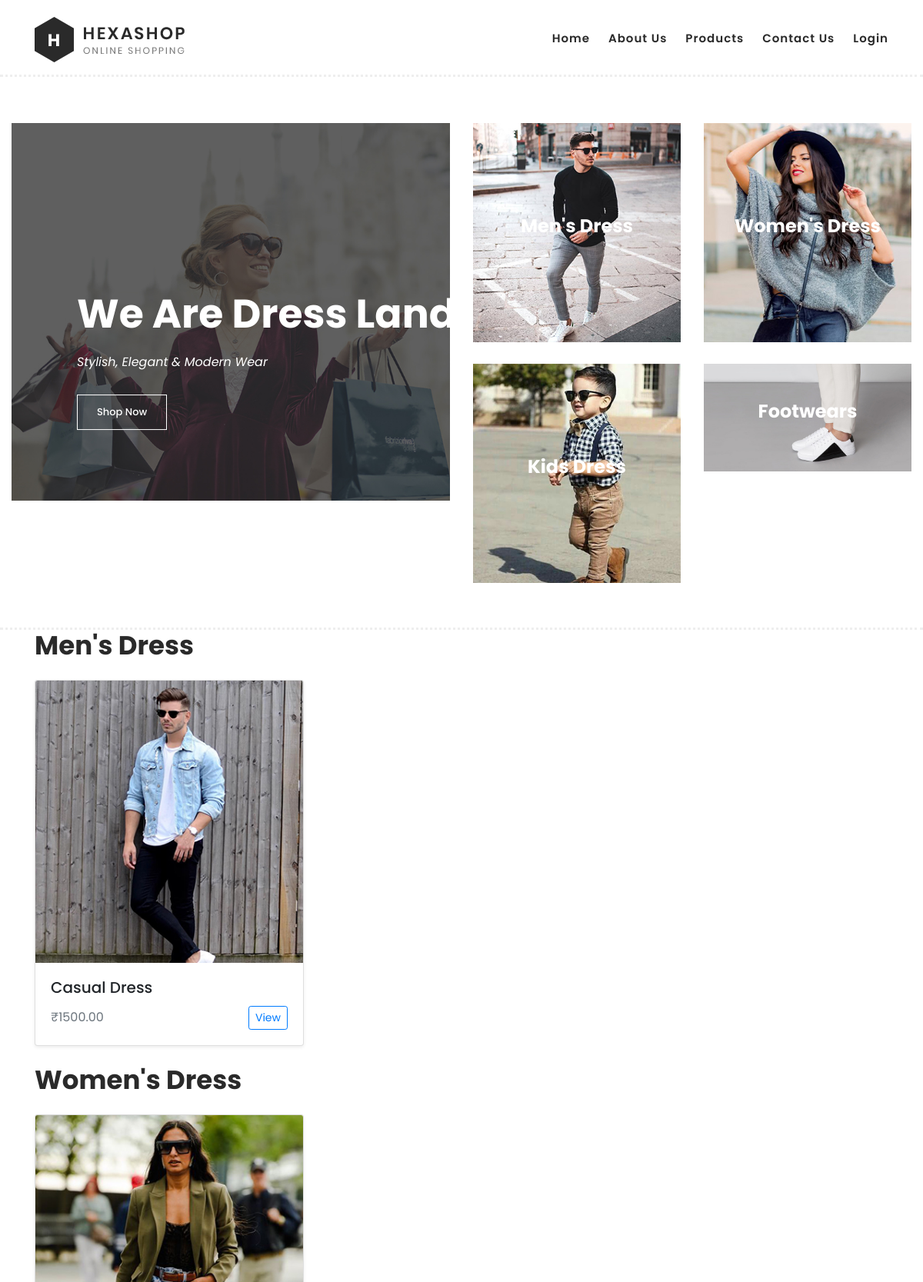
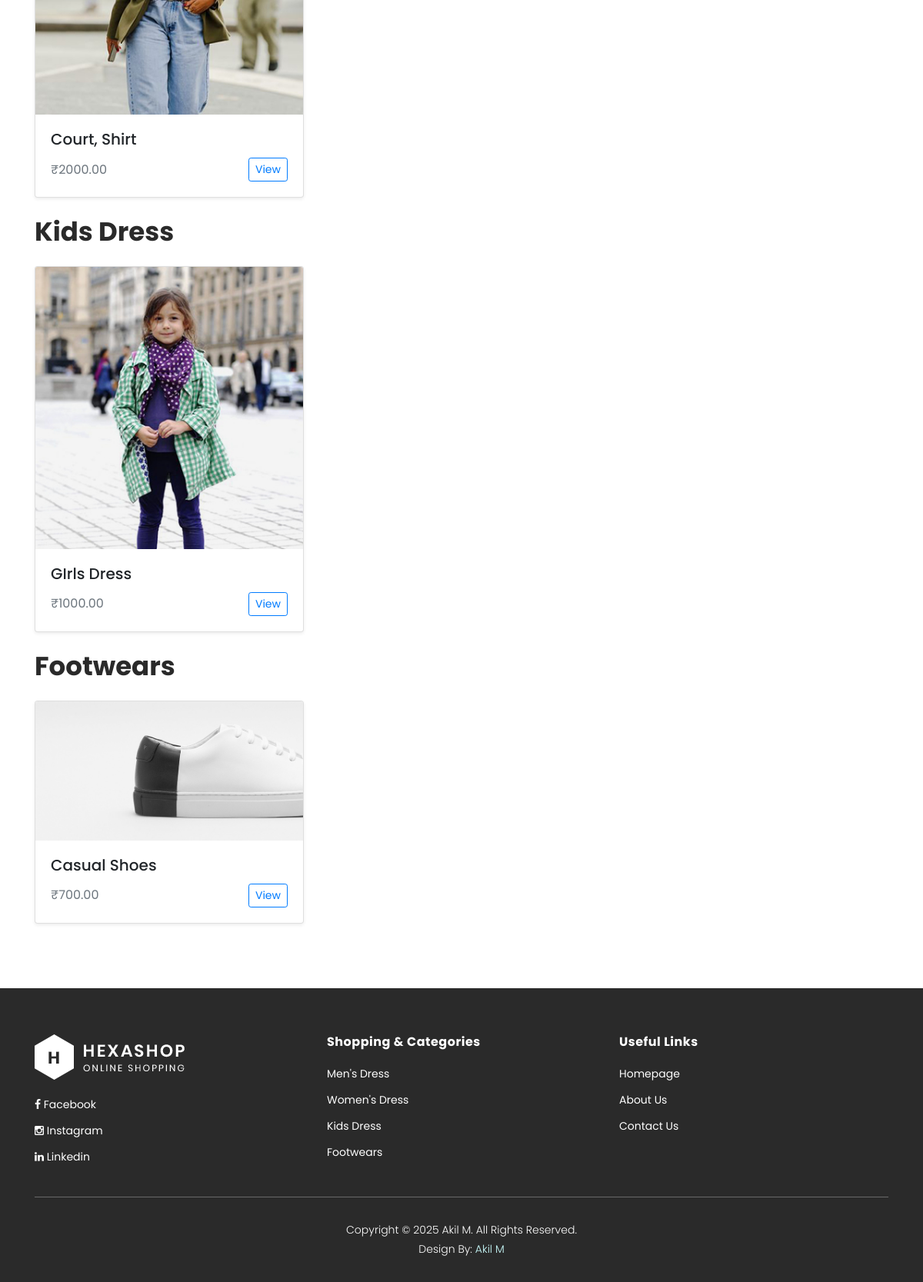
The page / on the database its author committed (2 pictures, top to bottom).
### store/models.py (models this page shows, shortened)
class Category(models.Model):
    name = models.CharField(max_length=100)
    image = models.ImageField(upload_to='category_images/', blank=True, null=True)  # Optional image

class Dress(models.Model):
    subcategory = models.ForeignKey(SubCategory, on_delete=models.CASCADE, default=1)  # ✅ Requires SubCategory with id=1
    name = models.CharField(max_length=200)
    description = models.TextField()
    price = models.DecimalField(max_digits=10, decimal_places=2)
    image = models.ImageField(upload_to='dresses/')  # Required

### store/views.py (the view)
# urls.py: path('', views.home, name='home'),
def home(request):
    categories = Category.objects.all()
    category_dresses = {}
    for category in categories:
        dresses = Dress.objects.filter(subcategory__category=category).order_by('-id')[:3]  # Newest 3 dresses
        category_dresses[category] = dresses
    return render(request, 'home.html', {
        'categories': categories,
        'category_dresses': category_dresses
    })

### store/context_processors.py (called while the page is built)
def categories_processor(request):
    return {
        'categories': Category.objects.order_by('-id')[:4]
    }

### store/templates/home.html (shortened to what this page needs)
{% load static %}
<!DOCTYPE html>
<html lang="en">
<head>
</head>
<body>
  {% include 'partials/header.html' %}
<div class="main-banner" id="top">
    <div class="container-fluid">
        <div class="row">
            <div class="col-lg-6">
                <div class="left-content">
                    <div class="thumb">
                        <div class="inner-content">
                            <h4>We Are Dress Land</h4>
                            <span>Stylish, Elegant & Modern Wear</span>
                            <div class="main-border-button">
                                <a href="{% url 'products' %}">Shop Now</a> </div>
                        </div>
                        <img src="{% static 'images/left-banner-image.jpg' %}" alt="Banner">
                    </div>
                </div>
            </div>
            <div class="col-lg-6">
                <div class="right-content">
                    <div class="row">
                    {% for category in categories %}
                        <div class="col-lg-6">
                            <div class="right-first-image">
                                <div class="thumb">
                                    <div class="inner-content">
                                        <h4>{{ category.name }}</h4>
                                    </div>
                                    {% if category.image %}
                                    <img src="{{ category.image.url }}" alt="{{ category.name }}">
                                    {% endif %}
                                </div>
                            </div>
                        </div>
                        {% endfor %}
                    </div>
                </div>
            </div>
        </div>
    </div>
</div>
{% for category, dresses in category_dresses.items %}
<section class="section">
        <div class="container">
            <div class="row">
                <div class="col-lg-6">
                    <div class="section-heading">
                        <h2>{{ category.name }}</h2>
                    </div>
                </div>
            </div>
        </div> <br>
    <div class="container">
        <div class="row">
            {% for dress in dresses %}
            <div class="col-md-4">
                <div class="card mb-4 shadow-sm">
                    {% if dress.image %}
                    <a href="{% url 'single_product' dress.id %}"><img src="{{ dress.image.url }}" class="card-img-top" alt="{{ dress.name }}"></a>
                    {% endif %}
                    <div class="card-body">
                        <h5 class="card-title">{{ dress.name }}</h5>
                        <div class="d-flex justify-content-between align-items-center">
                            <span class="text-muted">₹{{ dress.price }}</span>
                            <a href="{% url 'single_product' dress.id %}" class="btn btn-sm btn-outline-primary">View</a>
                        </div>
                    </div>
                </div>
            </div>
            {% endfor %}
        </div>
    </div>
</section>
{% endfor %}
{% include 'partials/footer.html' %}
</body>
</html>

### store/templates/partials/footer.html (shortened to what this page needs)
{% load static %}
<!DOCTYPE html>
<html lang="en">
<footer>
        <div class="container">
            <div class="row">
                <div class="col-lg-4">
                    <div class="first-item">
                        <div class="logo">
                            <img src="{% static 'images/white-logo.png' %}" alt="hexashop ecommerce templatemo">
                        </div>
                        <ul>
                            <li><a href="#"><i class="fa fa-facebook"></i> Facebook</a></li>
                            <li><a href="#"><i class="fa fa-instagram"></i> Instagram</a></li>
                            <li><a href="#"><i class="fa fa-linkedin"></i> Linkedin</a></li>
                        </ul>
                    </div>
                </div>
                <div class="col-lg-4">
                    <h4>Shopping &amp; Categories</h4>
                    {% for category in categories %}
                    <ul>
                        <li><a href="{% url 'category_detail' category.id %}">{{ category.name }}</a></li>
                    </ul>
                    {% endfor %}
                </div>
                <div class="col-lg-4">
                    <h4>Useful Links</h4>
                    <ul>
                        <li><a href="/">Homepage</a></li>
                        <li><a href="{% url 'about' %}">About Us</a></li>
                        <li><a href="{% url 'contact' %}">Contact Us</a></li>
                    </ul>
                </div>
                <div class="col-lg-12">
                    <div class="under-footer">
                        <p>Copyright © 2025 Akil M. All Rights Reserved.
                        <br>Design By: <a href="#" target="_parent" title="free css templates">Akil M</a>
                    </div>
                </div>
            </div>
        </div>
    </footer>
</html>

### store/static/css/templatemo-hexashop.css (style rules this page uses)
html, body, div, span, applet, object, iframe, h1, h2, h3, h4, h5, h6, p, blockquote, div pre, a, abbr, acronym, address, big, cite, code, del, dfn, em, font, img, ins, kbd, q, s, samp, small, strike, strong, sub, sup, tt, var, b, u, i, center, dl, dt, dd, ol, ul, li, figure, header, nav, section, article, aside, footer, figcaption { margin: 0; padding: 0; border: 0; outline: 0; }
ul, li { padding: 0; margin: 0; list-style: none; }
header, nav, section, article, aside, footer, hgroup { display: block; }
* { box-sizing: border-box; }
html, body { font-family: 'Poppins', sans-serif; font-weight: 400; background-color: #fff; font-size: 16px; -ms-text-size-adjust: 100%; -webkit-font-smoothing: antialiased; -moz-osx-font-smoothing: grayscale; }
a { text-decoration: none !important; }
h1, h2, h3, h4, h5, h6 { margin-top: 0px; margin-bottom: 0px; }
ul { margin-bottom: 0px; }
p { font-size: 14px; line-height: 25px; color: #2a2a2a; }
html, body { background: #fff; font-family: 'Poppins', sans-serif; }
.main-border-button a { font-size: 13px; color: #fff; border: 1px solid #fff; padding: 12px 25px; display: inline-block; font-weight: 500; transition: all .3s; }
.section-heading h2 { font-size: 34px; font-weight: 700; color: #2a2a2a; }
.main-banner { border-bottom: 3px dotted #eee; padding-top: 160px; padding-bottom: 30px; }
.main-banner .left-content .thumb img { width: 100%; overflow: hidden; }
.main-banner .left-content .inner-content { position: absolute; left: 100px; top: 50%; transform: translateY(-50%); }
.main-banner .left-content .inner-content h4 { color: #fff; margin-top: -10px; font-size: 52px; font-weight: 700; margin-bottom: 20px; }
.main-banner .left-content .inner-content span { font-size: 16px; color: #fff; font-weight: 400; font-style: italic; display: block; margin-bottom: 30px; }
.main-banner .right-content .right-first-image { margin-bottom: 28.5px; }
.main-banner .right-content .right-first-image .thumb { position: relative; text-align: center; }
.main-banner .right-content .right-first-image .thumb img { width: 100%; overflow: hidden; }
.main-banner .right-content .right-first-image .thumb .inner-content { position: absolute; top: 50%; transform: translateY(-50%); width: 100%; text-align: center; }
.main-banner .right-content .right-first-image .thumb .inner-content h4 { color: #fff; font-size: 24px; font-weight: 700; margin-bottom: 15px; }
footer { margin-top: 60px; padding: 60px 0px 30px 0px; background-color: #2a2a2a; }
footer .logo { margin-bottom: 20px; }
footer ul li { display: block; margin-bottom: 10px; }
footer ul li a { font-size: 14px; color: #fff; transition: all .3s; }
footer h4 { letter-spacing: 0.5px; font-size: 16px; color: #fff; font-weight: 700; margin-bottom: 20px; }
footer .under-footer { margin-top: 30px; padding-top: 30px; text-align: center; border-top: 1px solid rgba(250,250,250,0.3); }
footer .under-footer p { color: #fff; font-size: 14px; font-weight: 300; }
footer .under-footer a { color: #cff; }

### rows shown on the page
Category: name "Men's Dress", image (picture)
Category: name "Women's Dress", image (picture)
Category: name "Kids Dress", image (picture)
Category: name "Footwears", image (picture)
Dress: image (picture), name "Casual Dress", price "1500.00"
Dress: image (picture), name "Court, Shirt", price "2000.00"
Dress: image (picture), name "GIrls Dress", price "1000.00"
Dress: image (picture), name "Casual Shoes", price "700.00"
